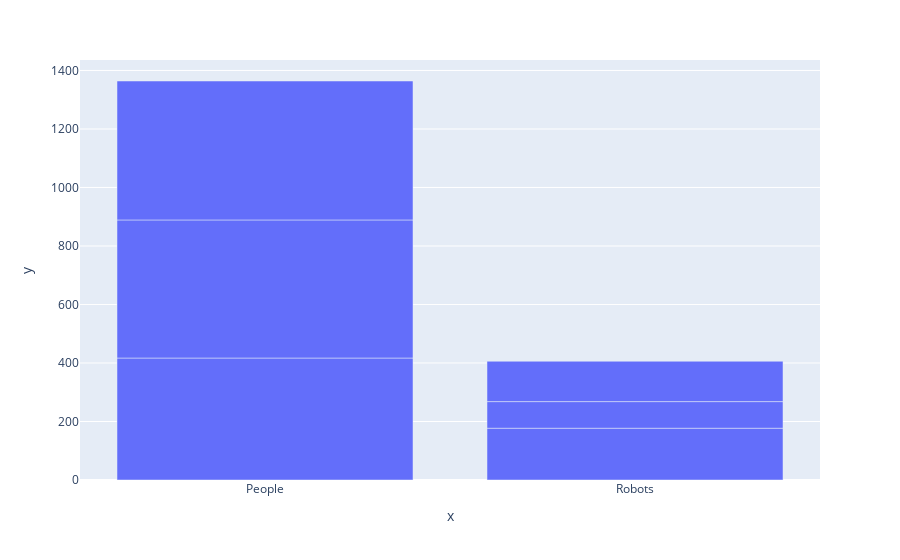

Source (notebook cell):
### Code cell
# Постройте график с распределением количества посещений от ботов и обычных пользователей сайта Яндекс.Метрика. 
df_step2 = pd.read_csv('step_1_lesson_7.csv')
px.bar(x = df_step2.user_type, y = df_step2.visits)

### Figure 1 — Plotly figure (JSON) as saved in the notebook; plotly's stock layout.template omitted (floating-point values rounded to 4 significant figures)
{"data": [{"alignmentgroup": "True", "hovertemplate": "x=%{x}<br>y=%{y}<extra></extra>", "legendgroup": "", "marker": {"color": "#636efa", "pattern": {"shape": ""}}, "name": "", "offsetgroup": "", "orientation": "v", "showlegend": false, "textposition": "auto", "type": "bar", "x": ["People", "Robots", "People", "Robots", "People", "Robots"], "xaxis": "x", "y": [417, 177, 472, 91, 475, 138], "yaxis": "y"}], "layout": {"barmode": "relative", "legend": {"tracegroupgap": 0}, "margin": {"t": 60}, "xaxis": {"anchor": "y", "domain": [0, 1], "title": {"text": "x"}}, "yaxis": {"anchor": "x", "domain": [0, 1], "title": {"text": "y"}}}}
